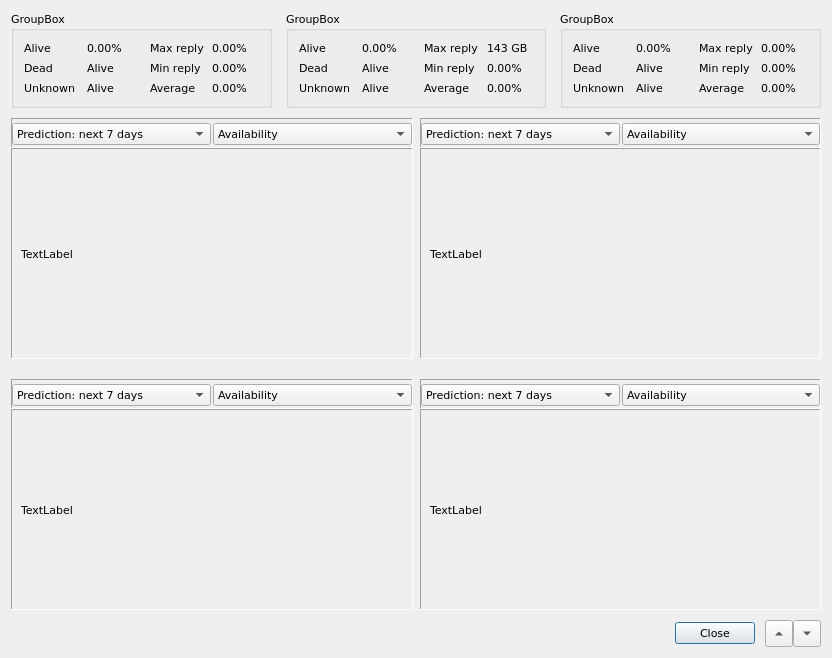
<?xml version="1.0" encoding="UTF-8"?>
<ui version="4.0">
 <class>TestHistoryChartsDlg</class>
 <widget class="QDialog" name="TestHistoryChartsDlg">
  <property name="geometry">
   <rect>
    <x>0</x>
    <y>0</y>
    <width>832</width>
    <height>658</height>
   </rect>
  </property>
  <property name="font">
   <font>
    <family>DejaVu Sans</family>
    <pointsize>8</pointsize>
   </font>
  </property>
  <property name="windowTitle">
   <string>Test History</string>
  </property>
  <property name="windowIcon">
   <iconset resource="../qHostMonitor.qrc">
    <normaloff>:/img/action/historyChart.png</normaloff>:/img/action/historyChart.png</iconset>
  </property>
  <layout class="QVBoxLayout" name="verticalLayout_3">
   <property name="spacing">
    <number>10</number>
   </property>
   <item>
    <layout class="QHBoxLayout" name="horizontalLayout_9">
     <property name="spacing">
      <number>14</number>
     </property>
     <item>
      <widget class="QGroupBox" name="gpBox1">
       <property name="title">
        <string>GroupBox</string>
       </property>
       <layout class="QGridLayout" name="gridLayout">
        <property name="leftMargin">
         <number>10</number>
        </property>
        <property name="topMargin">
         <number>10</number>
        </property>
        <property name="rightMargin">
         <number>0</number>
        </property>
        <property name="bottomMargin">
         <number>10</number>
        </property>
        <item row="0" column="0">
         <widget class="QLabel" name="lbGp1Alive">
          <property name="text">
           <string>Alive</string>
          </property>
         </widget>
        </item>
        <item row="0" column="1">
         <widget class="QLabel" name="lbGp1AliveValue">
          <property name="text">
           <string>0.00%</string>
          </property>
         </widget>
        </item>
        <item row="0" column="2">
         <widget class="QLabel" name="lbGp1Max">
          <property name="text">
           <string>Max reply</string>
          </property>
         </widget>
        </item>
        <item row="0" column="3">
         <widget class="QLabel" name="lbGp1MaxValue">
          <property name="text">
           <string>0.00%</string>
          </property>
         </widget>
        </item>
        <item row="1" column="0">
         <widget class="QLabel" name="lbGp1Dead">
          <property name="text">
           <string>Dead</string>
          </property>
         </widget>
        </item>
        <item row="1" column="1">
         <widget class="QLabel" name="lbGp1DeadValue">
          <property name="text">
           <string>Alive</string>
          </property>
         </widget>
        </item>
        <item row="1" column="2">
         <widget class="QLabel" name="lbGp1Min">
          <property name="text">
           <string>Min reply</string>
          </property>
         </widget>
        </item>
        <item row="1" column="3">
         <widget class="QLabel" name="lbGp1MinValue">
          <property name="text">
           <string>0.00%</string>
          </property>
         </widget>
        </item>
        <item row="2" column="0">
         <widget class="QLabel" name="lbGp1Unknown">
          <property name="text">
           <string>Unknown</string>
          </property>
         </widget>
        </item>
        <item row="2" column="1">
         <widget class="QLabel" name="lbGp1UnknownValue">
          <property name="text">
           <string>Alive</string>
          </property>
         </widget>
        </item>
        <item row="2" column="2">
         <widget class="QLabel" name="lbGp1Average">
          <property name="text">
           <string>Average</string>
          </property>
         </widget>
        </item>
        <item row="2" column="3">
         <widget class="QLabel" name="lbGp1AverageValue">
          <property name="text">
           <string>0.00%</string>
          </property>
         </widget>
        </item>
       </layout>
      </widget>
     </item>
     <item>
      <widget class="QGroupBox" name="gpBox2">
       <property name="title">
        <string>GroupBox</string>
       </property>
       <layout class="QGridLayout" name="gridLayout_2">
        <property name="leftMargin">
         <number>10</number>
        </property>
        <property name="topMargin">
         <number>10</number>
        </property>
        <property name="rightMargin">
         <number>0</number>
        </property>
        <property name="bottomMargin">
         <number>10</number>
        </property>
        <item row="0" column="0">
         <widget class="QLabel" name="lbGp2Alive">
          <property name="text">
           <string>Alive</string>
          </property>
         </widget>
        </item>
        <item row="0" column="1">
         <widget class="QLabel" name="lbGp2AliveValue">
          <property name="text">
           <string>0.00%</string>
          </property>
         </widget>
        </item>
        <item row="0" column="2">
         <widget class="QLabel" name="lbGp2Max">
          <property name="text">
           <string>Max reply</string>
          </property>
         </widget>
        </item>
        <item row="0" column="3">
         <widget class="QLabel" name="lbGp2MaxValue">
          <property name="text">
           <string>143 GB</string>
          </property>
         </widget>
        </item>
        <item row="1" column="0">
         <widget class="QLabel" name="lbGp2Dead">
          <property name="text">
           <string>Dead</string>
          </property>
         </widget>
        </item>
        <item row="1" column="1">
         <widget class="QLabel" name="lbGp2DeadValue">
          <property name="text">
           <string>Alive</string>
          </property>
         </widget>
        </item>
        <item row="1" column="2">
         <widget class="QLabel" name="lbGp2Min">
          <property name="text">
           <string>Min reply</string>
          </property>
         </widget>
        </item>
        <item row="1" column="3">
         <widget class="QLabel" name="lbGp2MinValue">
          <property name="text">
           <string>0.00%</string>
          </property>
         </widget>
        </item>
        <item row="2" column="0">
         <widget class="QLabel" name="lbGp2Unknown">
          <property name="text">
           <string>Unknown</string>
          </property>
         </widget>
        </item>
        <item row="2" column="1">
         <widget class="QLabel" name="lbGp2UnknownValue">
          <property name="text">
           <string>Alive</string>
          </property>
         </widget>
        </item>
        <item row="2" column="2">
         <widget class="QLabel" name="lbGp2Average">
          <property name="text">
           <string>Average</string>
          </property>
         </widget>
        </item>
        <item row="2" column="3">
         <widget class="QLabel" name="lbGp2AverageValue">
          <property name="text">
           <string>0.00%</string>
          </property>
         </widget>
        </item>
       </layout>
      </widget>
     </item>
     <item>
      <widget class="QGroupBox" name="gpBox3">
       <property name="title">
        <string>GroupBox</string>
       </property>
       <layout class="QGridLayout" name="gridLayout_3">
        <property name="leftMargin">
         <number>10</number>
        </property>
        <property name="topMargin">
         <number>10</number>
        </property>
        <property name="rightMargin">
         <number>0</number>
        </property>
        <property name="bottomMargin">
         <number>10</number>
        </property>
        <item row="0" column="0">
         <widget class="QLabel" name="lbGp3Alive">
          <property name="text">
           <string>Alive</string>
          </property>
         </widget>
        </item>
        <item row="0" column="1">
         <widget class="QLabel" name="lbGp3AliveValue">
          <property name="text">
           <string>0.00%</string>
          </property>
         </widget>
        </item>
        <item row="0" column="2">
         <widget class="QLabel" name="lbGp3Max">
          <property name="text">
           <string>Max reply</string>
          </property>
         </widget>
        </item>
        <item row="0" column="3">
         <widget class="QLabel" name="lbGp3MaxValue">
          <property name="text">
           <string>0.00%</string>
          </property>
         </widget>
        </item>
        <item row="1" column="0">
         <widget class="QLabel" name="lbGp3Dead">
          <property name="text">
           <string>Dead</string>
          </property>
         </widget>
        </item>
        <item row="1" column="1">
         <widget class="QLabel" name="lbGp3DeadValue">
          <property name="text">
           <string>Alive</string>
          </property>
         </widget>
        </item>
        <item row="1" column="2">
         <widget class="QLabel" name="lbGp3Min">
          <property name="text">
           <string>Min reply</string>
          </property>
         </widget>
        </item>
        <item row="1" column="3">
         <widget class="QLabel" name="lbGp3MinValue">
          <property name="text">
           <string>0.00%</string>
          </property>
         </widget>
        </item>
        <item row="2" column="0">
         <widget class="QLabel" name="lbGp3Unknown">
          <property name="text">
           <string>Unknown</string>
          </property>
         </widget>
        </item>
        <item row="2" column="1">
         <widget class="QLabel" name="lbGp3UnknownValue">
          <property name="text">
           <string>Alive</string>
          </property>
         </widget>
        </item>
        <item row="2" column="2">
         <widget class="QLabel" name="lbGp3Average">
          <property name="text">
           <string>Average</string>
          </property>
         </widget>
        </item>
        <item row="2" column="3">
         <widget class="QLabel" name="lbGp3AverageValue">
          <property name="text">
           <string>0.00%</string>
          </property>
         </widget>
        </item>
       </layout>
      </widget>
     </item>
    </layout>
   </item>
   <item>
    <layout class="QVBoxLayout" name="verticalLayout">
     <property name="spacing">
      <number>0</number>
     </property>
     <item>
      <layout class="QHBoxLayout" name="horizontalLayout_7">
       <property name="spacing">
        <number>7</number>
       </property>
       <item>
        <widget class="QFrame" name="frame">
         <property name="frameShape">
          <enum>QFrame::Panel</enum>
         </property>
         <property name="frameShadow">
          <enum>QFrame::Sunken</enum>
         </property>
         <layout class="QHBoxLayout" name="horizontalLayout">
          <property name="spacing">
           <number>2</number>
          </property>
          <property name="leftMargin">
           <number>0</number>
          </property>
          <property name="topMargin">
           <number>4</number>
          </property>
          <property name="rightMargin">
           <number>0</number>
          </property>
          <property name="bottomMargin">
           <number>2</number>
          </property>
          <item>
           <widget class="QComboBox" name="cmbGraphic1Period">
            <property name="currentText">
             <string>Prediction: next 7 days</string>
            </property>
            <item>
             <property name="text">
              <string>Prediction: next 7 days</string>
             </property>
            </item>
            <item>
             <property name="text">
              <string>Today</string>
             </property>
            </item>
            <item>
             <property name="text">
              <string>Yesterday</string>
             </property>
            </item>
            <item>
             <property name="text">
              <string>Last 24 hours</string>
             </property>
            </item>
            <item>
             <property name="text">
              <string>Last 48 hours</string>
             </property>
            </item>
            <item>
             <property name="text">
              <string>This week</string>
             </property>
            </item>
            <item>
             <property name="text">
              <string>Last week</string>
             </property>
            </item>
            <item>
             <property name="text">
              <string>Last 7 days</string>
             </property>
            </item>
            <item>
             <property name="text">
              <string>Last 14 days</string>
             </property>
            </item>
            <item>
             <property name="text">
              <string>This month</string>
             </property>
            </item>
            <item>
             <property name="text">
              <string>Last month</string>
             </property>
            </item>
            <item>
             <property name="text">
              <string>Last 30 days</string>
             </property>
            </item>
            <item>
             <property name="text">
              <string>Last 60 days</string>
             </property>
            </item>
            <item>
             <property name="text">
              <string>This year</string>
             </property>
            </item>
            <item>
             <property name="text">
              <string>Last Year</string>
             </property>
            </item>
            <item>
             <property name="text">
              <string>Last 12 months</string>
             </property>
            </item>
            <item>
             <property name="text">
              <string>Last 24 months</string>
             </property>
            </item>
           </widget>
          </item>
          <item>
           <widget class="QComboBox" name="cmbGraphic1Availability">
            <item>
             <property name="text">
              <string>Availability</string>
             </property>
            </item>
            <item>
             <property name="text">
              <string>Performance</string>
             </property>
            </item>
            <item>
             <property name="text">
              <string>Availability+Average reply</string>
             </property>
            </item>
           </widget>
          </item>
         </layout>
        </widget>
       </item>
       <item>
        <widget class="QFrame" name="frame_2">
         <property name="frameShape">
          <enum>QFrame::Panel</enum>
         </property>
         <property name="frameShadow">
          <enum>QFrame::Sunken</enum>
         </property>
         <layout class="QHBoxLayout" name="horizontalLayout_2">
          <property name="spacing">
           <number>2</number>
          </property>
          <property name="leftMargin">
           <number>0</number>
          </property>
          <property name="topMargin">
           <number>4</number>
          </property>
          <property name="rightMargin">
           <number>0</number>
          </property>
          <property name="bottomMargin">
           <number>2</number>
          </property>
          <item>
           <widget class="QComboBox" name="cmbGraphic2Period">
            <item>
             <property name="text">
              <string>Prediction: next 7 days</string>
             </property>
            </item>
            <item>
             <property name="text">
              <string>Today</string>
             </property>
            </item>
            <item>
             <property name="text">
              <string>Yesterday</string>
             </property>
            </item>
            <item>
             <property name="text">
              <string>Last 24 hours</string>
             </property>
            </item>
            <item>
             <property name="text">
              <string>Last 48 hours</string>
             </property>
            </item>
            <item>
             <property name="text">
              <string>This week</string>
             </property>
            </item>
            <item>
             <property name="text">
              <string>Last week</string>
             </property>
            </item>
            <item>
             <property name="text">
              <string>Last 7 days</string>
             </property>
            </item>
            <item>
             <property name="text">
              <string>Last 14 days</string>
             </property>
            </item>
            <item>
             <property name="text">
              <string>This month</string>
             </property>
            </item>
            <item>
             <property name="text">
              <string>Last month</string>
             </property>
            </item>
            <item>
             <property name="text">
              <string>Last 30 days</string>
             </property>
            </item>
            <item>
             <property name="text">
              <string>Last 60 days</string>
             </property>
            </item>
            <item>
             <property name="text">
              <string>This year</string>
             </property>
            </item>
            <item>
             <property name="text">
              <string>Last Year</string>
             </property>
            </item>
            <item>
             <property name="text">
              <string>Last 12 months</string>
             </property>
            </item>
            <item>
             <property name="text">
              <string>Last 24 months</string>
             </property>
            </item>
           </widget>
          </item>
          <item>
           <widget class="QComboBox" name="cmbGraphic2Availability">
            <item>
             <property name="text">
              <string>Availability</string>
             </property>
            </item>
            <item>
             <property name="text">
              <string>Performance</string>
             </property>
            </item>
            <item>
             <property name="text">
              <string>Availability+Average reply</string>
             </property>
            </item>
           </widget>
          </item>
         </layout>
        </widget>
       </item>
      </layout>
     </item>
     <item>
      <layout class="QHBoxLayout" name="horizontalLayout_10">
       <property name="spacing">
        <number>7</number>
       </property>
       <item>
        <widget class="QFrame" name="frame_3">
         <property name="frameShape">
          <enum>QFrame::Panel</enum>
         </property>
         <property name="frameShadow">
          <enum>QFrame::Sunken</enum>
         </property>
         <layout class="QFormLayout" name="formLayout_2">
          <item row="0" column="0">
           <widget class="QLabel" name="lblGraphic1">
            <property name="sizePolicy">
             <sizepolicy hsizetype="MinimumExpanding" vsizetype="MinimumExpanding">
              <horstretch>0</horstretch>
              <verstretch>0</verstretch>
             </sizepolicy>
            </property>
            <property name="minimumSize">
             <size>
              <width>360</width>
              <height>165</height>
             </size>
            </property>
            <property name="text">
             <string>TextLabel</string>
            </property>
           </widget>
          </item>
         </layout>
        </widget>
       </item>
       <item>
        <widget class="QFrame" name="frame_4">
         <property name="frameShape">
          <enum>QFrame::Panel</enum>
         </property>
         <property name="frameShadow">
          <enum>QFrame::Sunken</enum>
         </property>
         <layout class="QFormLayout" name="formLayout">
          <item row="0" column="0">
           <widget class="QLabel" name="lblGraphic2">
            <property name="sizePolicy">
             <sizepolicy hsizetype="MinimumExpanding" vsizetype="MinimumExpanding">
              <horstretch>0</horstretch>
              <verstretch>0</verstretch>
             </sizepolicy>
            </property>
            <property name="minimumSize">
             <size>
              <width>360</width>
              <height>165</height>
             </size>
            </property>
            <property name="text">
             <string>TextLabel</string>
            </property>
           </widget>
          </item>
         </layout>
        </widget>
       </item>
      </layout>
     </item>
    </layout>
   </item>
   <item>
    <layout class="QVBoxLayout" name="verticalLayout_2">
     <property name="spacing">
      <number>0</number>
     </property>
     <item>
      <layout class="QHBoxLayout" name="horizontalLayout_8">
       <property name="spacing">
        <number>7</number>
       </property>
       <property name="topMargin">
        <number>10</number>
       </property>
       <item>
        <widget class="QFrame" name="frame_6">
         <property name="frameShape">
          <enum>QFrame::Panel</enum>
         </property>
         <property name="frameShadow">
          <enum>QFrame::Sunken</enum>
         </property>
         <layout class="QHBoxLayout" name="horizontalLayout_3">
          <property name="spacing">
           <number>2</number>
          </property>
          <property name="leftMargin">
           <number>0</number>
          </property>
          <property name="topMargin">
           <number>4</number>
          </property>
          <property name="rightMargin">
           <number>0</number>
          </property>
          <property name="bottomMargin">
           <number>2</number>
          </property>
          <item>
           <widget class="QComboBox" name="cmbGraphic3Period">
            <item>
             <property name="text">
              <string>Prediction: next 7 days</string>
             </property>
            </item>
            <item>
             <property name="text">
              <string>Today</string>
             </property>
            </item>
            <item>
             <property name="text">
              <string>Yesterday</string>
             </property>
            </item>
            <item>
             <property name="text">
              <string>Last 24 hours</string>
             </property>
            </item>
            <item>
             <property name="text">
              <string>Last 48 hours</string>
             </property>
            </item>
            <item>
             <property name="text">
              <string>This week</string>
             </property>
            </item>
            <item>
             <property name="text">
              <string>Last week</string>
             </property>
            </item>
            <item>
             <property name="text">
              <string>Last 7 days</string>
             </property>
            </item>
            <item>
             <property name="text">
              <string>Last 14 days</string>
             </property>
            </item>
            <item>
             <property name="text">
              <string>This month</string>
             </property>
            </item>
            <item>
             <property name="text">
              <string>Last month</string>
             </property>
            </item>
            <item>
             <property name="text">
              <string>Last 30 days</string>
             </property>
            </item>
            <item>
             <property name="text">
              <string>Last 60 days</string>
             </property>
            </item>
            <item>
             <property name="text">
              <string>This year</string>
             </property>
            </item>
            <item>
             <property name="text">
              <string>Last Year</string>
             </property>
            </item>
            <item>
             <property name="text">
              <string>Last 12 months</string>
             </property>
            </item>
            <item>
             <property name="text">
              <string>Last 24 months</string>
             </property>
            </item>
           </widget>
          </item>
          <item>
           <widget class="QComboBox" name="cmbGraphic3Availability">
            <item>
             <property name="text">
              <string>Availability</string>
             </property>
            </item>
            <item>
             <property name="text">
              <string>Performance</string>
             </property>
            </item>
            <item>
             <property name="text">
              <string>Availability+Average reply</string>
             </property>
            </item>
           </widget>
          </item>
         </layout>
        </widget>
       </item>
       <item>
        <widget class="QFrame" name="frame_8">
         <property name="frameShape">
          <enum>QFrame::Panel</enum>
         </property>
         <property name="frameShadow">
          <enum>QFrame::Sunken</enum>
         </property>
         <layout class="QHBoxLayout" name="horizontalLayout_4">
          <property name="spacing">
           <number>2</number>
          </property>
          <property name="leftMargin">
           <number>0</number>
          </property>
          <property name="topMargin">
           <number>4</number>
          </property>
          <property name="rightMargin">
           <number>0</number>
          </property>
          <property name="bottomMargin">
           <number>2</number>
          </property>
          <item>
           <widget class="QComboBox" name="cmbGraphic4Period">
            <item>
             <property name="text">
              <string>Prediction: next 7 days</string>
             </property>
            </item>
            <item>
             <property name="text">
              <string>Today</string>
             </property>
            </item>
            <item>
             <property name="text">
              <string>Yesterday</string>
             </property>
            </item>
            <item>
             <property name="text">
              <string>Last 24 hours</string>
             </property>
            </item>
            <item>
             <property name="text">
              <string>Last 48 hours</string>
             </property>
            </item>
            <item>
             <property name="text">
              <string>This week</string>
             </property>
            </item>
            <item>
             <property name="text">
              <string>Last week</string>
             </property>
            </item>
            <item>
             <property name="text">
              <string>Last 7 days</string>
             </property>
            </item>
            <item>
             <property name="text">
              <string>Last 14 days</string>
             </property>
            </item>
            <item>
             <property name="text">
              <string>This month</string>
             </property>
            </item>
            <item>
             <property name="text">
              <string>Last month</string>
             </property>
            </item>
            <item>
             <property name="text">
              <string>Last 30 days</string>
             </property>
            </item>
            <item>
             <property name="text">
              <string>Last 60 days</string>
             </property>
            </item>
            <item>
             <property name="text">
              <string>This year</string>
             </property>
            </item>
            <item>
             <property name="text">
              <string>Last Year</string>
             </property>
            </item>
            <item>
             <property name="text">
              <string>Last 12 months</string>
             </property>
            </item>
            <item>
             <property name="text">
              <string>Last 24 months</string>
             </property>
            </item>
           </widget>
          </item>
          <item>
           <widget class="QComboBox" name="cmbGraphic4Availability">
            <item>
             <property name="text">
              <string>Availability</string>
             </property>
            </item>
            <item>
             <property name="text">
              <string>Performance</string>
             </property>
            </item>
            <item>
             <property name="text">
              <string>Availability+Average reply</string>
             </property>
            </item>
           </widget>
          </item>
         </layout>
        </widget>
       </item>
      </layout>
     </item>
     <item>
      <layout class="QHBoxLayout" name="horizontalLayout_11">
       <property name="spacing">
        <number>7</number>
       </property>
       <item>
        <widget class="QFrame" name="frame_5">
         <property name="frameShape">
          <enum>QFrame::Panel</enum>
         </property>
         <property name="frameShadow">
          <enum>QFrame::Sunken</enum>
         </property>
         <layout class="QFormLayout" name="formLayout_3">
          <item row="0" column="0">
           <widget class="QLabel" name="lblGraphic3">
            <property name="sizePolicy">
             <sizepolicy hsizetype="MinimumExpanding" vsizetype="MinimumExpanding">
              <horstretch>0</horstretch>
              <verstretch>0</verstretch>
             </sizepolicy>
            </property>
            <property name="minimumSize">
             <size>
              <width>360</width>
              <height>165</height>
             </size>
            </property>
            <property name="text">
             <string>TextLabel</string>
            </property>
           </widget>
          </item>
         </layout>
        </widget>
       </item>
       <item>
        <widget class="QFrame" name="frame_7">
         <property name="frameShape">
          <enum>QFrame::Panel</enum>
         </property>
         <property name="frameShadow">
          <enum>QFrame::Sunken</enum>
         </property>
         <layout class="QFormLayout" name="formLayout_4">
          <item row="0" column="0">
           <widget class="QLabel" name="lblGraphic4">
            <property name="sizePolicy">
             <sizepolicy hsizetype="MinimumExpanding" vsizetype="MinimumExpanding">
              <horstretch>0</horstretch>
              <verstretch>0</verstretch>
             </sizepolicy>
            </property>
            <property name="minimumSize">
             <size>
              <width>360</width>
              <height>165</height>
             </size>
            </property>
            <property name="text">
             <string>TextLabel</string>
            </property>
           </widget>
          </item>
         </layout>
        </widget>
       </item>
      </layout>
     </item>
    </layout>
   </item>
   <item>
    <layout class="QHBoxLayout" name="horizontalLayout_6">
     <item>
      <spacer name="horizontalSpacer">
       <property name="orientation">
        <enum>Qt::Horizontal</enum>
       </property>
       <property name="sizeHint" stdset="0">
        <size>
         <width>528</width>
         <height>20</height>
        </size>
       </property>
      </spacer>
     </item>
     <item>
      <widget class="QDialogButtonBox" name="btnBoxTesthistory">
       <property name="orientation">
        <enum>Qt::Horizontal</enum>
       </property>
       <property name="standardButtons">
        <set>QDialogButtonBox::Close</set>
       </property>
      </widget>
     </item>
     <item>
      <layout class="QHBoxLayout" name="horizontalLayout_5">
       <property name="spacing">
        <number>0</number>
       </property>
       <item>
        <widget class="QToolButton" name="btnTestSelectUp">
         <property name="font">
          <font>
           <strikeout>false</strikeout>
          </font>
         </property>
         <property name="text">
          <string>...</string>
         </property>
         <property name="iconSize">
          <size>
           <width>20</width>
           <height>20</height>
          </size>
         </property>
         <property name="autoRaise">
          <bool>false</bool>
         </property>
         <property name="arrowType">
          <enum>Qt::UpArrow</enum>
         </property>
        </widget>
       </item>
       <item>
        <widget class="QToolButton" name="btnTestSelectDown">
         <property name="font">
          <font>
           <strikeout>false</strikeout>
          </font>
         </property>
         <property name="text">
          <string>...</string>
         </property>
         <property name="iconSize">
          <size>
           <width>20</width>
           <height>20</height>
          </size>
         </property>
         <property name="autoRaise">
          <bool>false</bool>
         </property>
         <property name="arrowType">
          <enum>Qt::DownArrow</enum>
         </property>
        </widget>
       </item>
      </layout>
     </item>
    </layout>
   </item>
  </layout>
 </widget>
 <resources>
  <include location="../qHostMonitor.qrc"/>
  <include location="../qHostMonitor.qrc"/>
 </resources>
 <connections/>
</ui>
